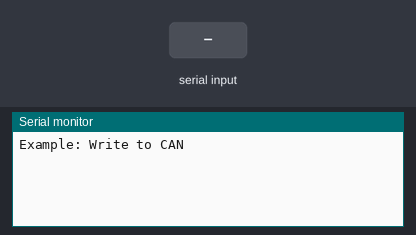
Recording of a sketch running on a simulated Arduino Uno, built with avr-gcc and run on an emulated ATmega328P. Parts: the last lines printed to the serial monitor. The inputs (shaded band) are chosen by the test bench.

Above: at 1.2 s.
1.3 s: "90,45\n" received over Serial
At 2.3 s:
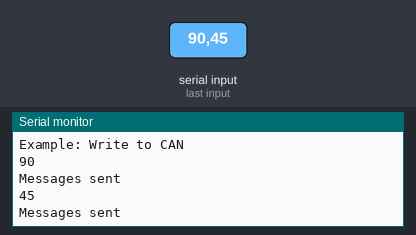
2.8 s: "30,150\n" received over Serial
At 4.5 s:
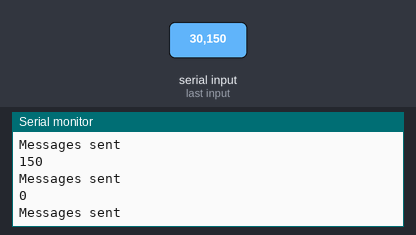
Timing chart, 0 to 6.0 s (numbered marks = the images above; inputs shaded):
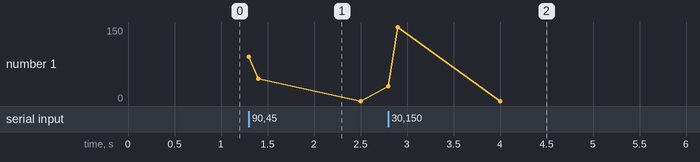

The sketch:

CAN_write_integer.ino
```cpp
#include <SPI.h>
#include <mcp2515.h>

struct can_frame canMsg1;
struct can_frame canMsg2;
MCP2515 mcp2515(10);
int x;
int a = 100;
bool flag = 0;
void setup() {

  //canMsg1.data[2] = 0x32;
  //canMsg1.data[3] = 0xFA;
  //canMsg1.data[4] = 0x26;
  //canMsg1.data[5] = 0x8E;
  //canMsg1.data[6] = 0xBE;
  //canMsg1.data[7] = 0x86;

  canMsg2.can_id  = 0x036;
  canMsg2.can_dlc = 8;
  canMsg2.data[0] = 0x0E;
  canMsg2.data[1] = 0x00;
  canMsg2.data[2] = 0x00;
  canMsg2.data[3] = 0x08;
  canMsg2.data[4] = 0x01;
  canMsg2.data[5] = 0x00;
  canMsg2.data[6] = 0x00;
  canMsg2.data[7] = 0xA0;

  while (!Serial);
  Serial.begin(115200);

  mcp2515.reset();
  mcp2515.setBitrate(CAN_125KBPS);
  mcp2515.setNormalMode();

  Serial.println("Example: Write to CAN");
}

void loop() {
  if (flag == 0) {
    while(Serial.available() == 0){}
    x  = Serial.parseInt();
    canMsg1.can_id  = 0x0F6;
    canMsg1.can_dlc = 2;
    canMsg1.data[0] = a;
    canMsg1.data[1] = x;
    flag = 1;
  }
  if (flag == 1){
    mcp2515.sendMessage(&canMsg1);
    //mcp2515.sendMessage(&canMsg2);
    flag = 0;
  }

  Serial.println(x);
  Serial.println("Messages sent");

  delay(100);
}
```

Measured:
- after the input at 1.3 s, the serial monitor: prints a new line at once (image 1)
- after the input at 2.8 s, the serial monitor: prints a new line at once (image 2)
